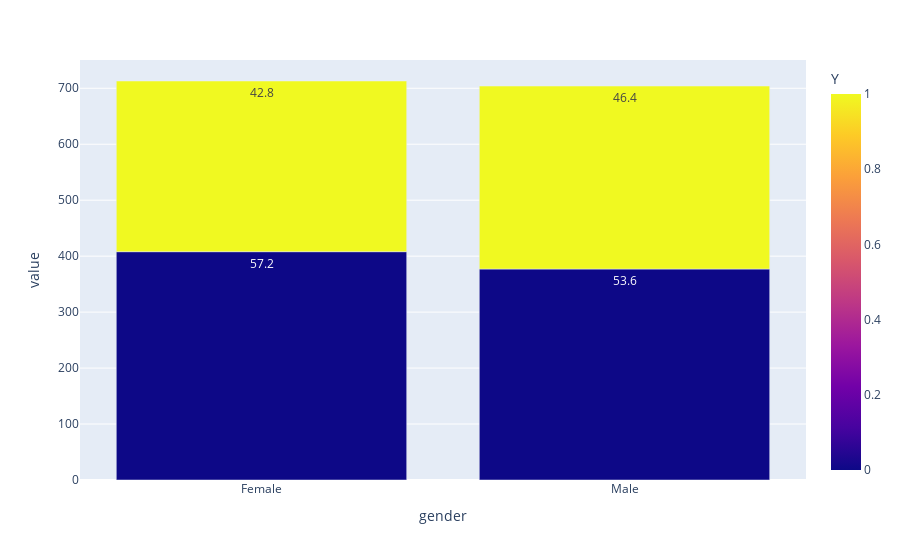

Notebook code cell kept with this figure:
### Markdown cell above
Drivers with partners as passengers have the highest acceptance rate (above 62%). Drivers with kids as passengers have the lowest acceptance rate (37%).

### Code cell
df_rest_g = df_rest.groupby(['gender', 'Y']).size().reset_index()
df_rest_g['percentage'] = df_rest.groupby(['gender', 'Y']).size().groupby(level=0).apply(lambda x: round(100 * x / float(x.sum()),1)).values
df_rest_g.columns = ['gender', 'Y', 'Counts', 'Percentage']

px.bar(df_rest_g, x='gender', y=['Counts'], color='Y', text=df_rest_g['Percentage'])

### Figure 1 — Plotly figure (JSON) as saved in the notebook; plotly's stock layout.template omitted (floating-point values rounded to 4 significant figures)
{"data": [{"alignmentgroup": "True", "hovertemplate": "gender=%{x}<br>value=%{y}<br>Percentage=%{text}<br>Y=%{marker.color}<extra></extra>", "legendgroup": "", "marker": {"color": [0, 1, 0, 1], "coloraxis": "coloraxis", "pattern": {"shape": ""}}, "name": "", "offsetgroup": "", "orientation": "v", "showlegend": false, "text": [57.2, 42.8, 53.6, 46.4], "textposition": "auto", "type": "bar", "x": ["Female", "Female", "Male", "Male"], "xaxis": "x", "y": [408, 305, 377, 327], "yaxis": "y"}], "layout": {"barmode": "relative", "coloraxis": {"colorbar": {"title": {"text": "Y"}}, "colorscale": [[0, "#0d0887"], [0.1111, "#46039f"], [0.2222, "#7201a8"], [0.3333, "#9c179e"], [0.4444, "#bd3786"], [0.5556, "#d8576b"], [0.6667, "#ed7953"], [0.7778, "#fb9f3a"], [0.8889, "#fdca26"], [1, "#f0f921"]]}, "legend": {"tracegroupgap": 0}, "margin": {"t": 60}, "xaxis": {"anchor": "y", "domain": [0, 1], "title": {"text": "gender"}}, "yaxis": {"anchor": "x", "domain": [0, 1], "title": {"text": "value"}}}}
